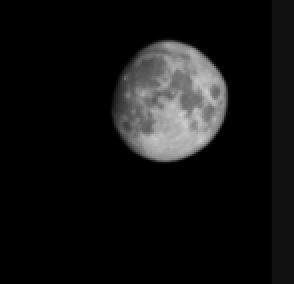
#> input picture test/test_basic_grama/image_rec/opencv_test/image/moon.png, 147 x 142 px (shown 2 times larger)
$ python fuliye.py
#> lines starting #> are read from the running program, lines starting #| are printed output that depends on the picture
"""
分析不同滤波的特性
"""
import cv2
import numpy as np
from matplotlib import pyplot as plt

img = cv2.imread('../image/moon.png', 0)
#> img is the input picture: shape (142, 147); min 0, max 208, mean 18.4
# [44 lines left out: functions demo1, low_demo, not called in this run]

def hight_demo():
    # 高通高通滤波器
    # 转化为32位格式
    img_float32 = np.float32(img)
    # 将其从左上角移动到中心位置
    dft = cv2.dft(img_float32, flags=cv2.DFT_COMPLEX_OUTPUT)
    dft_shift = np.fft.fftshift(dft)
    # mask处理测定中心位置
    # 并且转化为int值
    rows, cols = img.shape
#> rows = 142; cols = 147
    crow, ccol = int(rows / 2), int(cols / 2)
#> crow = 71; ccol = 73
    # 低通滤波
    # 只有中心位置是1，其余位置都是0
    mask = np.ones((rows, cols, 2), np.uint8)
    mask[crow - 30:crow + 30, ccol - 30:ccol + 30] = 0
    # IDFT 变回原始图像
    # fshift=dft_shift*mask 将DFT源码与mask结合，是一的保留，不是一的过滤掉了
    # f_ishift = np.fft.ifftshift(fshift) shift的负变化，将坐标一直左上角
    fshift = dft_shift * mask
    f_ishift = np.fft.ifftshift(fshift)
    img_back = cv2.idft(f_ishift)
    img_back = cv2.magnitude(img_back[:, :, 0], img_back[:, :, 1])
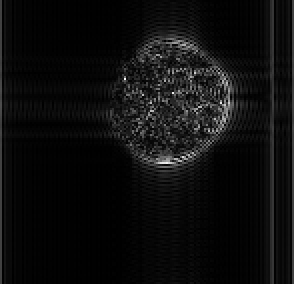
#> img_back: shape (142, 147) float32 (shown 2 times larger); min 65.75, max 428864.8, mean 24059.8; drawn with min black and max white
    # 实部虚部转换进行处理
    plt.subplot(121), plt.imshow(img, cmap='gray')
    plt.title('Input Image'), plt.xticks([]), plt.yticks([])
    plt.subplot(122), plt.imshow(img_back, cmap='gray')
    plt.title('Result'), plt.xticks([]), plt.yticks([])
    # 展示结果
    plt.show()
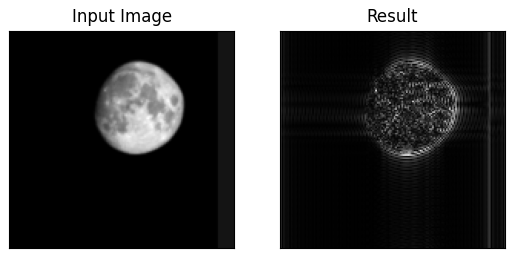
#> figure drawn by matplotlib, 2 panels

if __name__ == '__main__':
     hight_demo()
